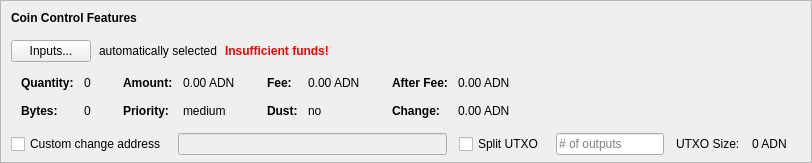
    <widget class="QFrame" name="frameCoinControl">
     <property name="sizePolicy">
      <sizepolicy hsizetype="Expanding" vsizetype="Expanding">
       <horstretch>0</horstretch>
       <verstretch>0</verstretch>
      </sizepolicy>
     </property>
     <property name="maximumSize">
      <size>
       <width>16777215</width>
       <height>16777215</height>
      </size>
     </property>
     <property name="frameShape">
      <enum>QFrame::StyledPanel</enum>
     </property>
     <property name="frameShadow">
      <enum>QFrame::Sunken</enum>
     </property>
     <layout class="QVBoxLayout" name="verticalLayoutCoinControl2">
      <property name="spacing">
       <number>0</number>
      </property>
      <property name="leftMargin">
       <number>0</number>
      </property>
      <property name="topMargin">
       <number>0</number>
      </property>
      <property name="rightMargin">
       <number>0</number>
      </property>
      <property name="bottomMargin">
       <number>6</number>
      </property>
      <item>
       <layout class="QVBoxLayout" name="verticalLayoutCoinControl" stretch="0,0,0,0,1">
        <property name="spacing">
         <number>0</number>
        </property>
        <property name="leftMargin">
         <number>10</number>
        </property>
        <property name="topMargin">
         <number>10</number>
        </property>
        <item>
         <layout class="QHBoxLayout" name="horizontalLayoutCoinControl1">
          <property name="bottomMargin">
           <number>15</number>
          </property>
          <item>
           <widget class="QLabel" name="labelCoinControlFeatures">
            <property name="sizePolicy">
             <sizepolicy hsizetype="Preferred" vsizetype="Maximum">
              <horstretch>0</horstretch>
              <verstretch>0</verstretch>
             </sizepolicy>
            </property>
            <property name="font">
             <font>
              <weight>75</weight>
              <bold>true</bold>
             </font>
            </property>
            <property name="styleSheet">
             <string notr="true">font-weight:bold;</string>
            </property>
            <property name="text">
             <string>Coin Control Features</string>
            </property>
           </widget>
          </item>
         </layout>
        </item>
        <item>
         <layout class="QHBoxLayout" name="horizontalLayoutCoinControl2" stretch="0,0,0,0">
          <property name="spacing">
           <number>8</number>
          </property>
          <property name="bottomMargin">
           <number>10</number>
          </property>
          <item>
           <widget class="QPushButton" name="pushButtonCoinControl">
            <property name="styleSheet">
             <string notr="true"/>
            </property>
            <property name="text">
             <string>Inputs...</string>
            </property>
            <property name="autoDefault">
             <bool>false</bool>
            </property>
           </widget>
          </item>
          <item>
           <widget class="QLabel" name="labelCoinControlAutomaticallySelected">
            <property name="text">
             <string>automatically selected</string>
            </property>
            <property name="margin">
             <number>5</number>
            </property>
           </widget>
          </item>
          <item>
           <widget class="QLabel" name="labelCoinControlInsuffFunds">
            <property name="font">
             <font>
              <weight>75</weight>
              <bold>true</bold>
             </font>
            </property>
            <property name="styleSheet">
             <string notr="true">color:red;font-weight:bold;</string>
            </property>
            <property name="text">
             <string>Insufficient funds!</string>
            </property>
            <property name="margin">
             <number>5</number>
            </property>
           </widget>
          </item>
          <item>
           <spacer name="horizontalSpacerCoinControl">
            <property name="orientation">
             <enum>Qt::Horizontal</enum>
            </property>
            <property name="sizeHint" stdset="0">
             <size>
              <width>40</width>
              <height>1</height>
             </size>
            </property>
           </spacer>
          </item>
         </layout>
        </item>
        <item>
         <widget class="QWidget" name="widgetCoinControl" native="true">
          <property name="sizePolicy">
           <sizepolicy hsizetype="Preferred" vsizetype="Preferred">
            <horstretch>0</horstretch>
            <verstretch>0</verstretch>
           </sizepolicy>
          </property>
          <property name="minimumSize">
           <size>
            <width>0</width>
            <height>0</height>
           </size>
          </property>
          <property name="styleSheet">
           <string notr="true"/>
          </property>
          <layout class="QHBoxLayout" name="horizontalLayoutCoinControl5">
           <property name="leftMargin">
            <number>0</number>
           </property>
           <property name="topMargin">
            <number>0</number>
           </property>
           <property name="rightMargin">
            <number>0</number>
           </property>
           <property name="bottomMargin">
            <number>0</number>
           </property>
           <item>
            <layout class="QHBoxLayout" name="horizontalLayoutCoinControl3" stretch="0,0,0,1">
             <property name="spacing">
              <number>20</number>
             </property>
             <property name="topMargin">
              <number>0</number>
             </property>
             <property name="bottomMargin">
              <number>10</number>
             </property>
             <item>
              <layout class="QFormLayout" name="formLayoutCoinControl1">
               <property name="horizontalSpacing">
                <number>10</number>
               </property>
               <property name="verticalSpacing">
                <number>14</number>
               </property>
               <property name="leftMargin">
                <number>10</number>
               </property>
               <property name="topMargin">
                <number>4</number>
               </property>
               <property name="rightMargin">
                <number>6</number>
               </property>
               <item row="0" column="0">
                <widget class="QLabel" name="labelCoinControlQuantityText">
                 <property name="font">
                  <font>
                   <weight>75</weight>
                   <bold>true</bold>
                  </font>
                 </property>
                 <property name="text">
                  <string>Quantity:</string>
                 </property>
                 <property name="margin">
                  <number>0</number>
                 </property>
                </widget>
               </item>
               <item row="0" column="1">
                <widget class="QLabel" name="labelCoinControlQuantity">
                 <property name="cursor">
                  <cursorShape>IBeamCursor</cursorShape>
                 </property>
                 <property name="contextMenuPolicy">
                  <enum>Qt::ActionsContextMenu</enum>
                 </property>
                 <property name="text">
                  <string notr="true">0</string>
                 </property>
                 <property name="margin">
                  <number>0</number>
                 </property>
                 <property name="textInteractionFlags">
                  <set>Qt::LinksAccessibleByMouse|Qt::TextSelectableByKeyboard|Qt::TextSelectableByMouse</set>
                 </property>
                </widget>
               </item>
               <item row="1" column="0">
                <widget class="QLabel" name="labelCoinControlBytesText">
                 <property name="font">
                  <font>
                   <weight>75</weight>
                   <bold>true</bold>
                  </font>
                 </property>
                 <property name="text">
                  <string>Bytes:</string>
                 </property>
                </widget>
               </item>
               <item row="1" column="1">
                <widget class="QLabel" name="labelCoinControlBytes">
                 <property name="cursor">
                  <cursorShape>IBeamCursor</cursorShape>
                 </property>
                 <property name="contextMenuPolicy">
                  <enum>Qt::ActionsContextMenu</enum>
                 </property>
                 <property name="text">
                  <string notr="true">0</string>
                 </property>
                 <property name="textInteractionFlags">
                  <set>Qt::LinksAccessibleByMouse|Qt::TextSelectableByKeyboard|Qt::TextSelectableByMouse</set>
                 </property>
                </widget>
               </item>
              </layout>
             </item>
             <item>
              <layout class="QFormLayout" name="formLayoutCoinControl2">
               <property name="horizontalSpacing">
                <number>10</number>
               </property>
               <property name="verticalSpacing">
                <number>14</number>
               </property>
               <property name="leftMargin">
                <number>6</number>
               </property>
               <property name="topMargin">
                <number>4</number>
               </property>
               <property name="rightMargin">
                <number>6</number>
               </property>
               <item row="0" column="0">
                <widget class="QLabel" name="labelCoinControlAmountText">
                 <property name="font">
                  <font>
                   <weight>75</weight>
                   <bold>true</bold>
                  </font>
                 </property>
                 <property name="text">
                  <string>Amount:</string>
                 </property>
                 <property name="margin">
                  <number>0</number>
                 </property>
                </widget>
               </item>
               <item row="0" column="1">
                <widget class="QLabel" name="labelCoinControlAmount">
                 <property name="cursor">
                  <cursorShape>IBeamCursor</cursorShape>
                 </property>
                 <property name="contextMenuPolicy">
                  <enum>Qt::ActionsContextMenu</enum>
                 </property>
                 <property name="text">
                  <string notr="true">0.00 ADN</string>
                 </property>
                 <property name="textInteractionFlags">
                  <set>Qt::LinksAccessibleByMouse|Qt::TextSelectableByKeyboard|Qt::TextSelectableByMouse</set>
                 </property>
                </widget>
               </item>
               <item row="1" column="0">
                <widget class="QLabel" name="labelCoinControlPriorityText">
                 <property name="font">
                  <font>
                   <weight>75</weight>
                   <bold>true</bold>
                  </font>
                 </property>
                 <property name="text">
                  <string>Priority:</string>
                 </property>
                </widget>
               </item>
               <item row="1" column="1">
                <widget class="QLabel" name="labelCoinControlPriority">
                 <property name="cursor">
                  <cursorShape>IBeamCursor</cursorShape>
                 </property>
                 <property name="contextMenuPolicy">
                  <enum>Qt::ActionsContextMenu</enum>
                 </property>
                 <property name="text">
                  <string>medium</string>
                 </property>
                 <property name="textInteractionFlags">
                  <set>Qt::LinksAccessibleByMouse|Qt::TextSelectableByKeyboard|Qt::TextSelectableByMouse</set>
                 </property>
                </widget>
               </item>
              </layout>
             </item>
             <item>
              <layout class="QFormLayout" name="formLayoutCoinControl3">
               <property name="horizontalSpacing">
                <number>10</number>
               </property>
               <property name="verticalSpacing">
                <number>14</number>
               </property>
               <property name="leftMargin">
                <number>6</number>
               </property>
               <property name="topMargin">
                <number>4</number>
               </property>
               <property name="rightMargin">
                <number>6</number>
               </property>
               <item row="0" column="0">
                <widget class="QLabel" name="labelCoinControlFeeText">
                 <property name="font">
                  <font>
                   <weight>75</weight>
                   <bold>true</bold>
                  </font>
                 </property>
                 <property name="text">
                  <string>Fee:</string>
                 </property>
                 <property name="margin">
                  <number>0</number>
                 </property>
                </widget>
               </item>
               <item row="0" column="1">
                <widget class="QLabel" name="labelCoinControlFee">
                 <property name="cursor">
                  <cursorShape>IBeamCursor</cursorShape>
                 </property>
                 <property name="contextMenuPolicy">
                  <enum>Qt::ActionsContextMenu</enum>
                 </property>
                 <property name="text">
                  <string notr="true">0.00 ADN</string>
                 </property>
                 <property name="textInteractionFlags">
                  <set>Qt::LinksAccessibleByMouse|Qt::TextSelectableByKeyboard|Qt::TextSelectableByMouse</set>
                 </property>
                </widget>
               </item>
               <item row="1" column="0">
                <widget class="QLabel" name="labelCoinControlLowOutputText">
                 <property name="font">
                  <font>
                   <weight>75</weight>
                   <bold>true</bold>
                  </font>
                 </property>
                 <property name="text">
                  <string>Dust:</string>
                 </property>
                </widget>
               </item>
               <item row="1" column="1">
                <widget class="QLabel" name="labelCoinControlLowOutput">
                 <property name="cursor">
                  <cursorShape>IBeamCursor</cursorShape>
                 </property>
                 <property name="contextMenuPolicy">
                  <enum>Qt::ActionsContextMenu</enum>
                 </property>
                 <property name="text">
                  <string>no</string>
                 </property>
                 <property name="textInteractionFlags">
                  <set>Qt::LinksAccessibleByMouse|Qt::TextSelectableByKeyboard|Qt::TextSelectableByMouse</set>
                 </property>
                </widget>
               </item>
              </layout>
             </item>
             <item>
              <layout class="QFormLayout" name="formLayoutCoinControl4">
               <property name="horizontalSpacing">
                <number>10</number>
               </property>
               <property name="verticalSpacing">
                <number>14</number>
               </property>
               <property name="leftMargin">
                <number>6</number>
               </property>
               <property name="topMargin">
                <number>4</number>
               </property>
               <property name="rightMargin">
                <number>6</number>
               </property>
               <item row="0" column="0">
                <widget class="QLabel" name="labelCoinControlAfterFeeText">
                 <property name="font">
                  <font>
                   <weight>75</weight>
                   <bold>true</bold>
                  </font>
                 </property>
                 <property name="text">
                  <string>After Fee:</string>
                 </property>
                 <property name="margin">
                  <number>0</number>
                 </property>
                </widget>
               </item>
               <item row="0" column="1">
                <widget class="QLabel" name="labelCoinControlAfterFee">
                 <property name="cursor">
                  <cursorShape>IBeamCursor</cursorShape>
                 </property>
                 <property name="contextMenuPolicy">
                  <enum>Qt::ActionsContextMenu</enum>
                 </property>
                 <property name="text">
                  <string notr="true">0.00 ADN</string>
                 </property>
                 <property name="textInteractionFlags">
                  <set>Qt::LinksAccessibleByMouse|Qt::TextSelectableByKeyboard|Qt::TextSelectableByMouse</set>
                 </property>
                </widget>
               </item>
               <item row="1" column="0">
                <widget class="QLabel" name="labelCoinControlChangeText">
                 <property name="font">
                  <font>
                   <weight>75</weight>
                   <bold>true</bold>
                  </font>
                 </property>
                 <property name="text">
                  <string>Change:</string>
                 </property>
                </widget>
               </item>
               <item row="1" column="1">
                <widget class="QLabel" name="labelCoinControlChange">
                 <property name="cursor">
                  <cursorShape>IBeamCursor</cursorShape>
                 </property>
                 <property name="contextMenuPolicy">
                  <enum>Qt::ActionsContextMenu</enum>
                 </property>
                 <property name="text">
                  <string notr="true">0.00 ADN</string>
                 </property>
                 <property name="textInteractionFlags">
                  <set>Qt::LinksAccessibleByMouse|Qt::TextSelectableByKeyboard|Qt::TextSelectableByMouse</set>
                 </property>
                </widget>
               </item>
              </layout>
             </item>
            </layout>
           </item>
          </layout>
         </widget>
        </item>
        <item>
         <layout class="QHBoxLayout" name="horizontalLayoutCoinControl4" stretch="0,0,0,0,0,0,0">
          <property name="spacing">
           <number>12</number>
          </property>
          <property name="sizeConstraint">
           <enum>QLayout::SetDefaultConstraint</enum>
          </property>
          <property name="topMargin">
           <number>5</number>
          </property>
          <property name="rightMargin">
           <number>5</number>
          </property>
          <item>
           <widget class="QCheckBox" name="checkBoxCoinControlChange">
            <property name="toolTip">
             <string>If this is activated, but the change address is empty or invalid, change will be sent to a newly generated address.</string>
            </property>
            <property name="text">
             <string>Custom change address</string>
            </property>
           </widget>
          </item>
          <item>
           <widget class="QValidatedLineEdit" name="lineEditCoinControlChange">
            <property name="enabled">
             <bool>false</bool>
            </property>
            <property name="sizePolicy">
             <sizepolicy hsizetype="Expanding" vsizetype="Fixed">
              <horstretch>0</horstretch>
              <verstretch>0</verstretch>
             </sizepolicy>
            </property>
           </widget>
          </item>
          <item>
           <widget class="QCheckBox" name="splitBlockCheckBox">
            <property name="text">
             <string>Split UTXO</string>
            </property>
           </widget>
          </item>
          <item>
           <widget class="QLineEdit" name="splitBlockLineEdit">
            <property name="sizePolicy">
             <sizepolicy hsizetype="Fixed" vsizetype="Fixed">
              <horstretch>50</horstretch>
              <verstretch>0</verstretch>
             </sizepolicy>
            </property>
            <property name="placeholderText">
             <string># of outputs</string>
            </property>
           </widget>
          </item>
          <item>
           <widget class="QLabel" name="labelBlockSizeText">
            <property name="text">
             <string>UTXO Size:</string>
            </property>
           </widget>
          </item>
          <item>
           <widget class="QLabel" name="labelBlockSize">
            <property name="text">
             <string>0 ADN</string>
            </property>
           </widget>
          </item>
          <item>
           <widget class="QLabel" name="labelCoinControlChangeLabel">
            <property name="sizePolicy">
             <sizepolicy hsizetype="Preferred" vsizetype="Expanding">
              <horstretch>0</horstretch>
              <verstretch>0</verstretch>
             </sizepolicy>
            </property>
            <property name="minimumSize">
             <size>
              <width>0</width>
              <height>0</height>
             </size>
            </property>
            <property name="text">
             <string/>
            </property>
            <property name="margin">
             <number>3</number>
            </property>
           </widget>
          </item>
         </layout>
        </item>
        <item>
         <spacer name="verticalSpacerCoinControl">
          <property name="orientation">
           <enum>Qt::Vertical</enum>
          </property>
          <property name="sizeHint" stdset="0">
           <size>
            <width>800</width>
            <height>1</height>
           </size>
          </property>
         </spacer>
        </item>
       </layout>
      </item>
     </layout>
    </widget>
